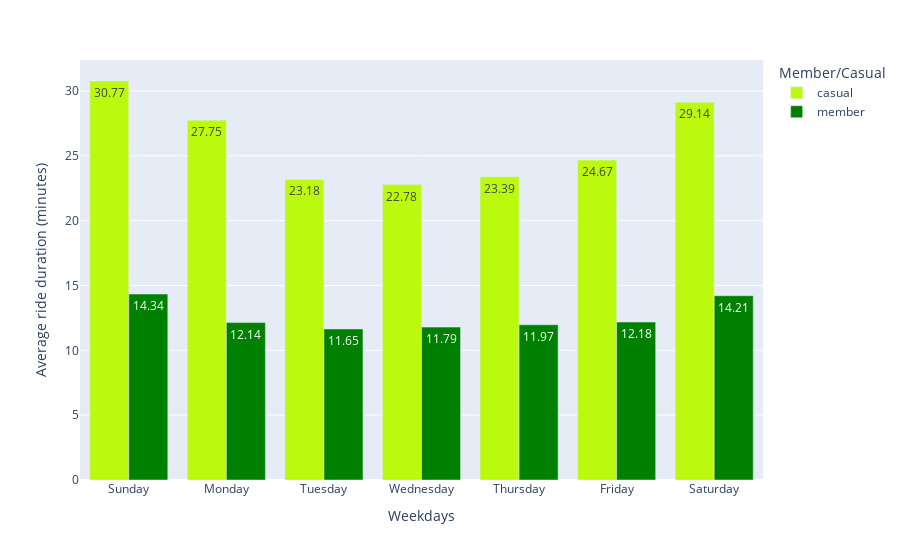

Notebook code for this chart:
### Code cell
# Average ride duration / weekdays
fig_5 = round(df.groupby(['day_of_week', 'member_casual'], as_index=False).mean(),2)

px.bar(fig_5, x = 'day_of_week', y = 'ride_duration',
        color = 'member_casual',
        barmode='group',
        text = 'ride_duration', 
        labels = {'ride_duration': 'Average ride duration (minutes)', 'member_casual': 'Member/Casual', 'day_of_week': 'Weekdays'},
        hover_name = 'member_casual', hover_data = {'member_casual': False, 'ride_duration': True}, 
        color_discrete_map = {'casual': '#BBF90F', 'member': '#008000'})

### Figure 1 — Plotly figure (JSON) as saved in the notebook; plotly's stock layout.template omitted (floating-point values rounded to 4 significant figures)
{"data": [{"alignmentgroup": "True", "customdata": [["casual"], ["casual"], ["casual"], ["casual"], ["casual"], ["casual"], ["casual"]], "hovertemplate": "<b>%{hovertext}</b><br><br>Weekdays=%{x}<br>Average ride duration (minutes)=%{text}<extra></extra>", "hovertext": ["casual", "casual", "casual", "casual", "casual", "casual", "casual"], "legendgroup": "casual", "marker": {"color": "#BBF90F", "pattern": {"shape": ""}}, "name": "casual", "offsetgroup": "casual", "orientation": "v", "showlegend": true, "text": [30.77, 27.75, 23.18, 22.78, 23.39, 24.67, 29.14], "textposition": "auto", "type": "bar", "x": ["Sunday", "Monday", "Tuesday", "Wednesday", "Thursday", "Friday", "Saturday"], "xaxis": "x", "y": [30.77, 27.75, 23.18, 22.78, 23.39, 24.67, 29.14], "yaxis": "y"}, {"alignmentgroup": "True", "customdata": [["member"], ["member"], ["member"], ["member"], ["member"], ["member"], ["member"]], "hovertemplate": "<b>%{hovertext}</b><br><br>Weekdays=%{x}<br>Average ride duration (minutes)=%{text}<extra></extra>", "hovertext": ["member", "member", "member", "member", "member", "member", "member"], "legendgroup": "member", "marker": {"color": "#008000", "pattern": {"shape": ""}}, "name": "member", "offsetgroup": "member", "orientation": "v", "showlegend": true, "text": [14.34, 12.14, 11.65, 11.79, 11.97, 12.18, 14.21], "textposition": "auto", "type": "bar", "x": ["Sunday", "Monday", "Tuesday", "Wednesday", "Thursday", "Friday", "Saturday"], "xaxis": "x", "y": [14.34, 12.14, 11.65, 11.79, 11.97, 12.18, 14.21], "yaxis": "y"}], "layout": {"barmode": "group", "legend": {"title": {"text": "Member/Casual"}, "tracegroupgap": 0}, "margin": {"t": 60}, "xaxis": {"anchor": "y", "domain": [0, 1], "title": {"text": "Weekdays"}}, "yaxis": {"anchor": "x", "domain": [0, 1], "title": {"text": "Average ride duration (minutes)"}}}}
